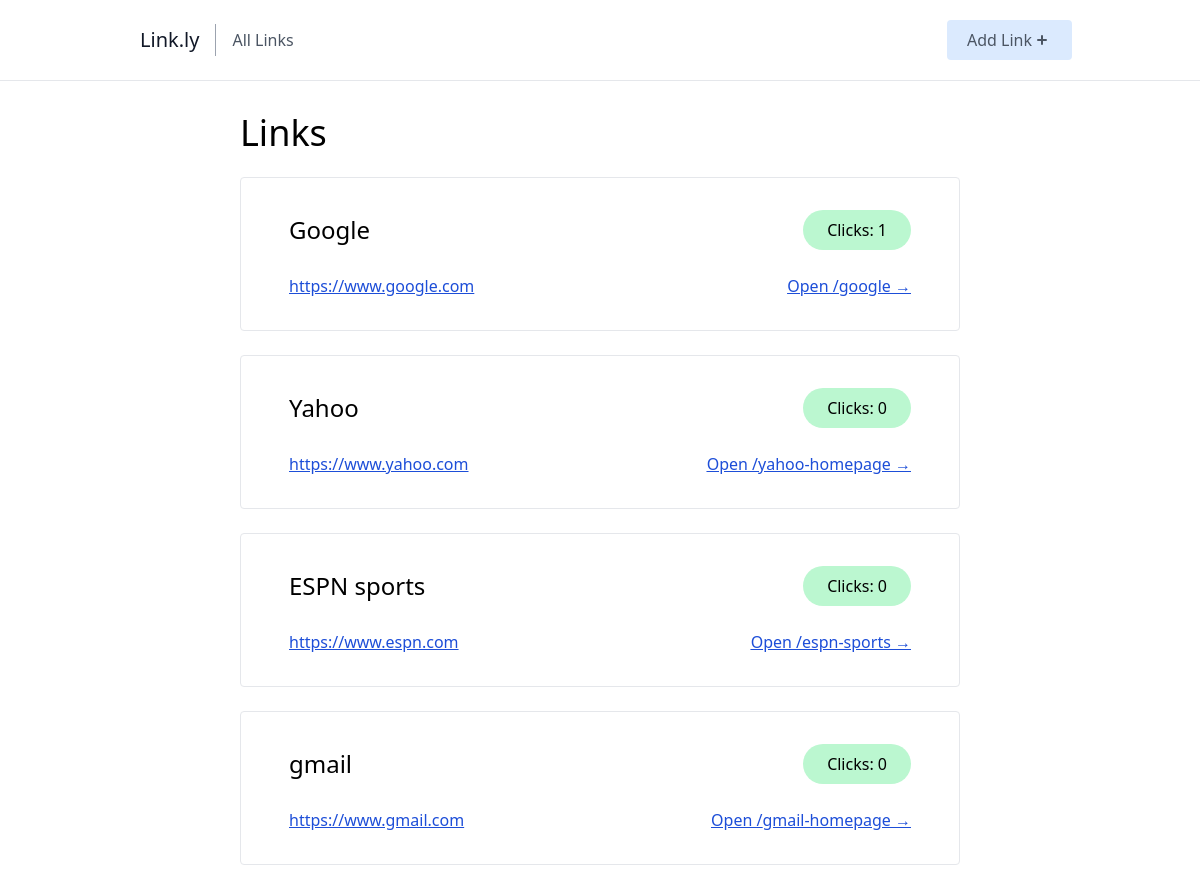
The page / on the database its author committed.
### links/models.py (models this page shows, shortened)
class Link(models.Model):
    name = models.CharField(max_length=50, unique=True)
    url = models.URLField(max_length=200)
    slug = models.SlugField(unique=True, blank=True)
    clicks = models.PositiveIntegerField(default=0)

### links/views.py (the view)
# urls.py: path('', index, name='home'),
def index(request):
    links = Link.objects.all().order_by("-clicks")
    context = {
        "links": links
    }
    return render(request, 'links/index.html', context)

### links/templates/links/index.html
{% extends 'links/_base.html' %}
{% block content %}
<div class="sm:w-2/3 mx-auto px-10">
    <h1 class="text-4xl mb-2">Links</h1>
    {% for link in links %}
    <div class="border rounded px-12 py-8 my-6 hover:bg-gray-50">
        <div class="flex justify-between items-center pb-6">
            <p class="text-2xl">{{link.name}}</p>
            <p class="rounded-full bg-green-200 px-6 py-2">Clicks: {{link.clicks}}</p>
        </div>
        <div class="flex justify-between items-center">
            <p><a class="underline text-blue-700" href="{{link.url}}">{{link.url}}</a></p>
            <p class="underline underline text-blue-700"><a target="_blank" href="{% url 'root-link' link.slug %}">Open /{{link.slug}} →</a></p>
        </div>
    </div>
    {% endfor %}
</div>
{% endblock content %}

### links/templates/links/_base.html (shortened to what this page needs)
<html>
    <head>
        <script src="https://cdn.tailwindcss.com"></script>
    </head>
    <body class="">
        <header class="text-gray-600 body-font border-b mb-8">
            <div class="container mx-auto flex flex-wrap px-10 py-5 flex-col md:flex-row items-center">
                <a href="{% url 'home' %}" class="flex title-font font-medium items-center text-gray-900 mb-4 md:mb-0">
                <span class="ml-3 text-xl">Link.ly</span>
                </a>
                <nav class="md:mr-auto md:ml-4 md:py-1 md:pl-4 md:border-l md:border-gray-400	flex flex-wrap items-center text-base justify-center">
                <a href="{% url 'home' %}" class="mr-5 hover:text-gray-900">All Links</a>
                </nav>
                <a href="{% url 'create-link' %}">
                    <button class="inline-flex items-center bg-blue-100 border-0 py-2 px-5 focus:outline-none hover:bg-blue-200 rounded text-base mt-4 md:mt-0">Add Link
                        <svg xmlns="http://www.w3.org/2000/svg" class="h-5 w-5" viewBox="0 0 20 20" fill="currentColor">
                            <path fill-rule="evenodd" d="M10 5a1 1 0 011 1v3h3a1 1 0 110 2h-3v3a1 1 0 11-2 0v-3H6a1 1 0 110-2h3V6a1 1 0 011-1z" clip-rule="evenodd" />
                        </svg>
                    </button>
                </a>
            </div>
        </header>
        <div>
            {% block content %}
            {% endblock content %}
        </div>
    </body>
</html>

### rows shown on the page
Link: name "Google", clicks "1", url "https://www.google.com", slug "google"
Link: name "Yahoo", clicks "0", url "https://www.yahoo.com", slug "yahoo-homepage"
Link: name "ESPN sports", clicks "0", url "https://www.espn.com", slug "espn-sports"
Link: name "gmail", clicks "0", url "https://www.gmail.com", slug "gmail-homepage"
